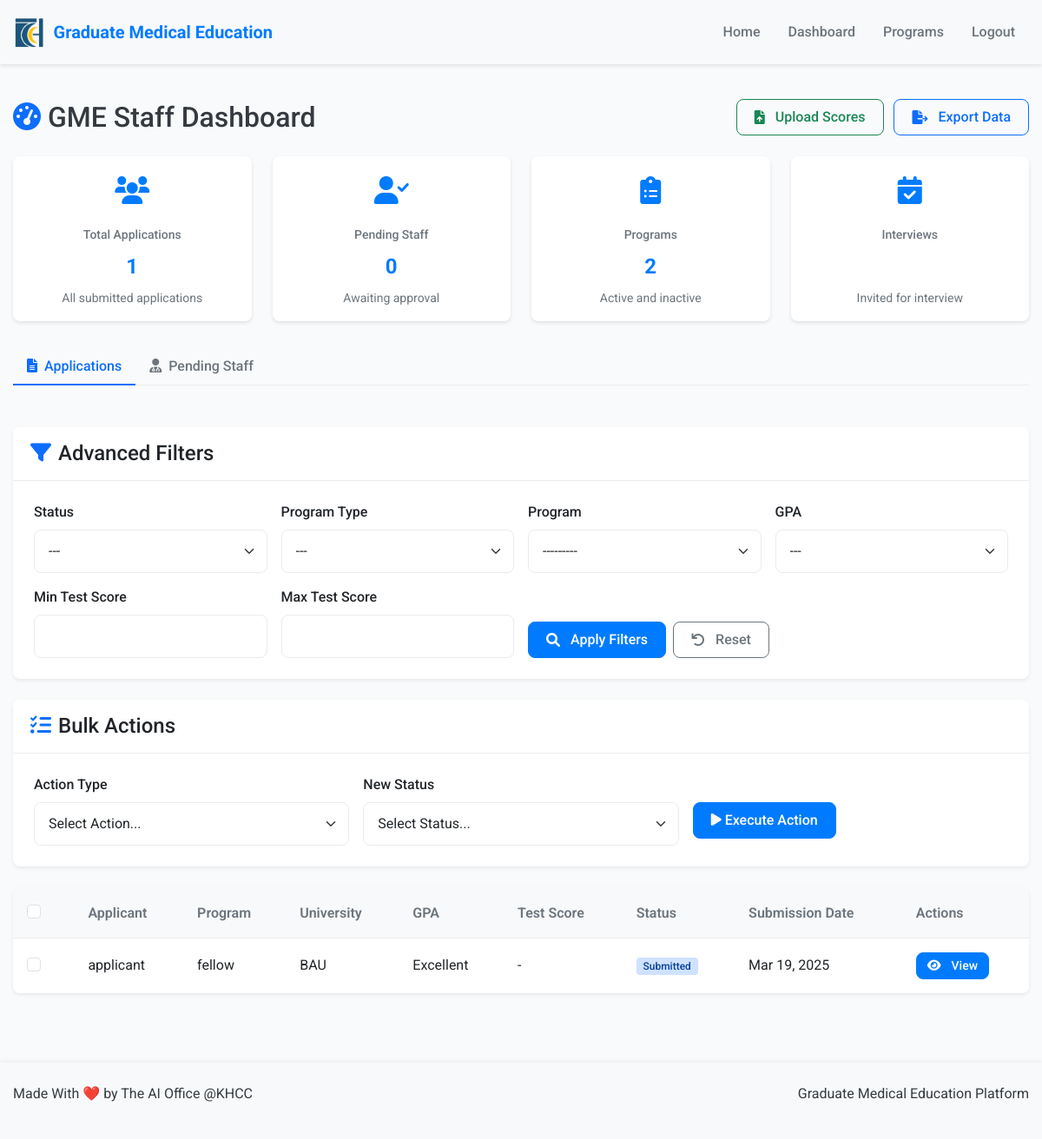
/dashboard/ (signed in), run on an earlier commit of the app's database.
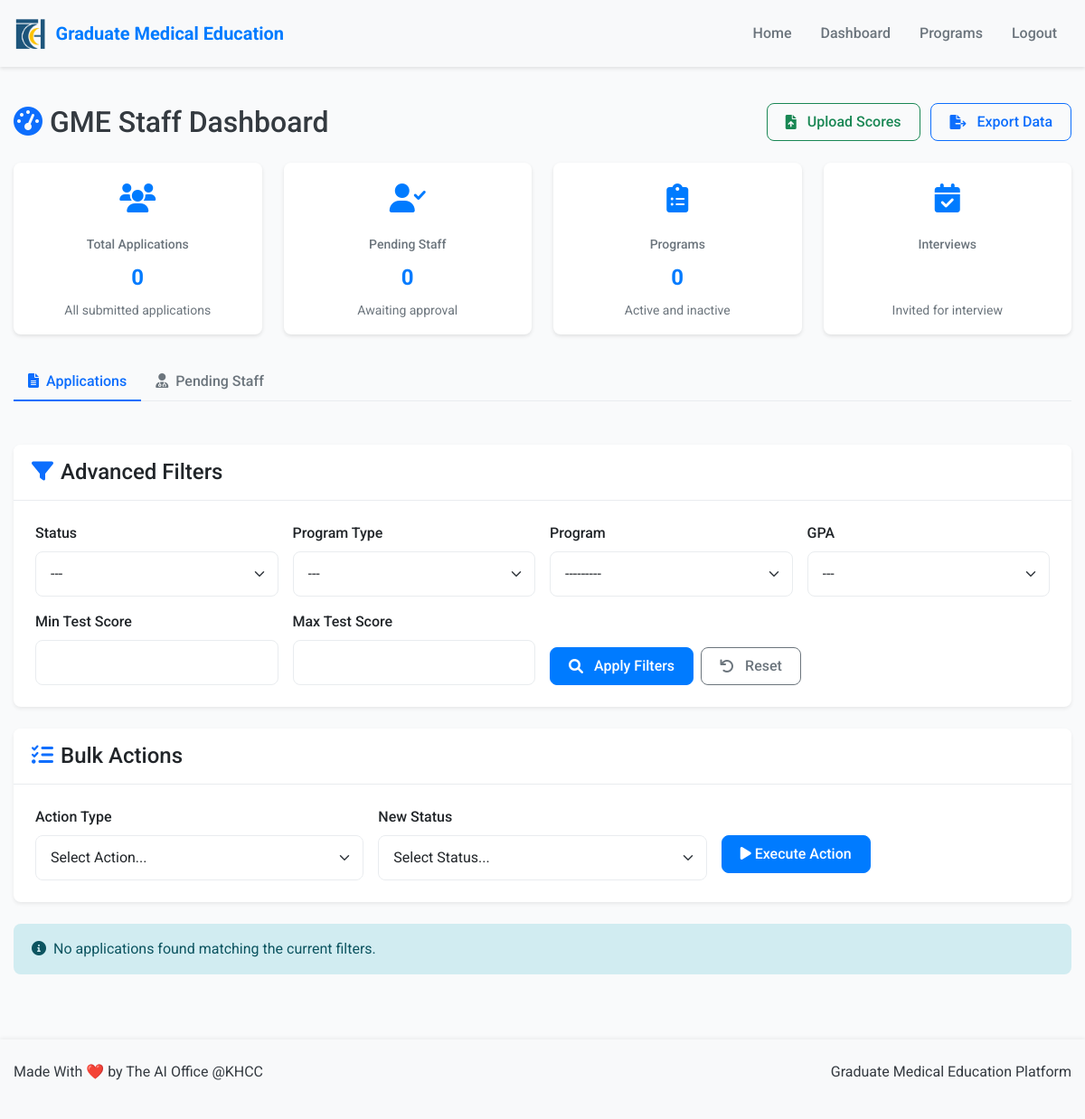
And on a later commit of the database.
### users/models.py (models this page shows, shortened)
class Application(models.Model):
    STATUS_CHOICES = (
        ('DRAFT', 'Draft'),
        ('SUBMITTED', 'Submitted'),
        ('ELIGIBLE', 'Eligible'),
        ('NOT_ELIGIBLE', 'Not Eligible'),
        ('APPROVED', 'Approved'),
        ('REJECTED', 'Rejected'),
        ('WAIT_LISTED', 'Waitlisted'),
        ('INVITED_FOR_INTERVIEW', 'Invited for Interview'),
    )
    GPA_CHOICES = (
        ('SATISFACTORY', 'Satisfactory'),
        ('GOOD', 'Good'),
        ('VERY_GOOD', 'Very Good'),
        ('EXCELLENT', 'Excellent'),
    )
    applicant = models.ForeignKey(User, on_delete=models.CASCADE, related_name='applications')
    program = models.ForeignKey(Program, on_delete=models.CASCADE, related_name='applications')
    university_name = models.CharField(max_length=100)
    gpa = models.CharField(max_length=20, choices=GPA_CHOICES)
    final_score = models.DecimalField(max_digits=5, decimal_places=2, null=True, blank=True)
    final_score_submitted = models.BooleanField(default=False)
    final_score_notes = models.TextField(blank=True)
    final_score_submitted_at = models.DateTimeField(null=True, blank=True)
    def national_id_upload_path(instance, filename):
        ext = filename.split('.')[-1]
        filename = f"{instance.applicant.username}_{uuid4().hex}.{ext}"
        return os.path.join('documents', 'national_id', filename)
    def cv_upload_path(instance, filename):
        ext = filename.split('.')[-1]
        filename = f"{instance.applicant.username}_{uuid4().hex}.{ext}"
        return os.path.join('documents', 'cv', filename)
    def payment_upload_path(instance, filename):
        ext = filename.split('.')[-1]
        filename = f"{instance.applicant.username}_{uuid4().hex}.{ext}"
        return os.path.join('documents', 'payment', filename)
    def certificate_upload_path(instance, filename):
        ext = filename.split('.')[-1]
        filename = f"{instance.applicant.username}_{uuid4().hex}.{ext}"
        return os.path.join('documents', 'certificates', filename)
    def board_certification_upload_path(instance, filename):
        ext = filename.split('.')[-1]
        filename = f"{instance.applicant.username}_{uuid4().hex}.{ext}"
        return os.path.join('documents', 'board_certification', filename)
    national_id_document = models.FileField(upload_to=national_id_upload_path)
    cv = models.FileField(upload_to=cv_upload_path)
    payment_receipt = models.FileField(upload_to=payment_upload_path, null=True, blank=True)
    university_certificate = models.FileField(upload_to=certificate_upload_path, null=True, blank=True)
    board_certification = models.FileField(upload_to=board_certification_upload_path, null=True, blank=True)
    status = models.CharField(max_length=25, choices=STATUS_CHOICES, default='SUBMITTED')
    created_at = models.DateTimeField(auto_now_add=True)
    updated_at = models.DateTimeField(auto_now=True)
    class Meta:
        unique_together = ('applicant', 'program')

class User(AbstractUser):
    USER_TYPE_CHOICES = (
        ('GME_STAFF', 'GME Staff'),
        ('PROGRAM_DIRECTOR', 'Program Director'),
        ('INTERVIEWER', 'Interviewer'),
        ('APPLICANT', 'Applicant'),
    )
    user_type = models.CharField(max_length=20, choices=USER_TYPE_CHOICES)
    phone_number = models.CharField(max_length=15, blank=True)
    is_approved = models.BooleanField(default=False)
    program = models.ForeignKey('Program', on_delete=models.SET_NULL, null=True, blank=True, related_name='staff_members')

class Program(models.Model):
    PROGRAM_TYPE_CHOICES = (
        ('RESIDENCY', 'Residency'),
        ('FELLOWSHIP', 'Fellowship'),
    )
    STATUS_CHOICES = (
        ('ACTIVE', 'Active'),
        ('INACTIVE', 'Inactive'),
    )
    name = models.CharField(max_length=100, validators=[MinLengthValidator(3)])
    program_type = models.CharField(max_length=20, choices=PROGRAM_TYPE_CHOICES)
    start_date = models.DateField()
    end_date = models.DateField()
    status = models.CharField(max_length=10, choices=STATUS_CHOICES, default='ACTIVE')
    capacity = models.PositiveIntegerField(null=True, blank=True)
    def __str__(self):
        return f"{self.name} ({self.get_program_type_display()})"

### users/views.py (the view)
    def _wrapped_view(request, *args, **kwargs):
        if not request.user.is_authenticated:
            return redirect('login')
        allowed = False
        view_name = request.resolver_match.url_name
        user_type = request.user.user_type
        role_access_map = {
            'dashboard': ['GME_STAFF'],
            'applicant_dashboard': ['APPLICANT'],
            'interviewer_dashboard': ['INTERVIEWER', 'PROGRAM_DIRECTOR'],
            'director_dashboard': ['PROGRAM_DIRECTOR'],
            'manage_programs': ['GME_STAFF'],
            'approve_staff': ['GME_STAFF'],
            'conduct_interview': ['INTERVIEWER', 'PROGRAM_DIRECTOR'],
            'view_interview_results': ['PROGRAM_DIRECTOR'],
            'submit_final_score': ['PROGRAM_DIRECTOR'],
            'director_bulk_update': ['PROGRAM_DIRECTOR'],
            'view_application': ['GME_STAFF'],
            'edit_program': ['GME_STAFF'],
            'delete_program': ['GME_STAFF'],
            'update_application_status': ['GME_STAFF'],
            'create_program': ['GME_STAFF'],
            'bulk_update_status': ['GME_STAFF'],
            'upload_scores': ['GME_STAFF'],
            'process_scores': ['GME_STAFF'],
            'export_applications': ['GME_STAFF'],
            'bulk_send_email': ['GME_STAFF'],
            'bulk_actions': ['GME_STAFF'],
            'edit_application': ['APPLICANT'],
            'submit_draft': ['APPLICANT']
        }
        if view_name in role_access_map:
            allowed = user_type in role_access_map[view_name]
        if not allowed:
            raise PermissionDenied("You don't have permission to access this page.")
        return view_func(request, *args, **kwargs)

### users/forms.py
class AdvancedFilterForm(forms.Form):
    STATUS_CHOICES = [('', '---')] + [(status, label) for status, label in Application.STATUS_CHOICES if status != 'DRAFT']
    PROGRAM_TYPE_CHOICES = [('', '---')] + list(Program.PROGRAM_TYPE_CHOICES)
    GPA_CHOICES = [('', '---')] + list(Application.GPA_CHOICES)
    status = forms.ChoiceField(choices=STATUS_CHOICES, required=False)
    program_type = forms.ChoiceField(choices=PROGRAM_TYPE_CHOICES, required=False)
    program = forms.ModelChoiceField(queryset=Program.objects.all(), required=False)
    gpa = forms.ChoiceField(choices=GPA_CHOICES, required=False)
    min_test_score = forms.IntegerField(required=False, min_value=0)
    max_test_score = forms.IntegerField(required=False, min_value=0)
    def __init__(self, *args, **kwargs):
        super().__init__(*args, **kwargs)
        self.fields['program'].queryset = Program.objects.filter(status='ACTIVE')

### users/templates/users/dashboard.html (shortened to what the changed rows need)
{% extends 'users/base.html' %}
{% load widget_tweaks %}
{% block content %}
<div class="fade-in">
    <div class="d-flex justify-content-between align-items-center mb-4">
        <h2 class="mb-0"><i class="fas fa-tachometer-alt me-2 text-primary"></i>GME Staff Dashboard</h2>
    </div>
    <div class="stats-container">
        <div class="stat-card">
            <div class="stat-icon"><i class="fas fa-users"></i></div>
            <div class="stat-title">Total Applications</div>
            <div class="stat-value">{{ applications.count }}</div>
            <div class="stat-description">All submitted applications</div>
        </div>
        <div class="stat-card">
            <div class="stat-icon"><i class="fas fa-clipboard-list"></i></div>
            <div class="stat-title">Programs</div>
            <div class="stat-value">{{ programs.count }}</div>
            <div class="stat-description">Active and inactive</div>
        </div>
    </div>
    <div class="tab-content" id="staffTabsContent">
        <div class="tab-pane fade show active" id="applications" role="tabpanel" aria-labelledby="applications-tab">
            <form method="post" action="{% url 'bulk_update_status' %}" id="bulkActionForm">
                <div class="card shadow-sm mb-4">
                    <div class="card-header">
                    </div>
                    <div class="card-body">
                    </div>
                </div>
                {% if applications %}
                    <div class="table-container">
                        <div class="table-responsive">
                            <table class="table table-hover">
                                <thead>
                                    <tr>
                                        <th>
                                            <div class="form-check">
                                                <input class="form-check-input" type="checkbox" id="selectAll">
                                            </div>
                                        </th>
                                        <th>Applicant</th>
                                        <th>Program</th>
                                        <th>University</th>
                                        <th>GPA</th>
                                        <th>Test Score</th>
                                        <th>Status</th>
                                        <th>Submission Date</th>
                                        <th>Actions</th>
                                    </tr>
                                </thead>
                                <tbody>
                                    {% for application in applications %}
                                        <tr>
                                            <td>
                                                <div class="form-check">
                                                    <input class="form-check-input application-checkbox" type="checkbox" name="application_ids" value="{{ application.id }}">
                                                </div>
                                            </td>
                                            <td>{{ application.applicant.username }}</td>
                                            <td>{{ application.program.name }}</td>
                                            <td>{{ application.university_name }}</td>
                                            <td>{{ application.get_gpa_display }}</td>
                                            <td>
                                                {% if application.interviews.exists %}
                                                    {% with test_score=None %}
                                                        {% for interview in application.interviews.all %}
                                                            {% if interview.interviewer.user_type == 'GME_STAFF' and not test_score %}
                                                                {{ interview.test_score }}
                                                            {% endif %}
                                                        {% endfor %}
                                                    {% endwith %}
                                                {% else %}
                                                    -
                                                {% endif %}
                                            </td>
                                            <td>
                                                {% if application.status == 'SUBMITTED' %}
                                                    <span class="status-badge status-submitted">Submitted</span>
                                                {% elif application.status == 'ELIGIBLE' %}
                                                    <span class="status-badge status-eligible">Eligible</span>
                                                {% elif application.status == 'NOT_ELIGIBLE' %}
                                                    <span class="status-badge status-not-eligible">Not Eligible</span>
                                                {% elif application.status == 'APPROVED' %}
                                                    <span class="status-badge status-approved">Approved</span>
                                                {% elif application.status == 'REJECTED' %}
                                                    <span class="status-badge status-rejected">Rejected</span>
                                                {% elif application.status == 'INVITED_FOR_INTERVIEW' %}
                                                    <span class="status-badge status-invited">Invited for Interview</span>
                                                {% elif application.status == 'DRAFT' %}
                                                    <span class="status-badge status-draft">Draft</span>
                                                {% endif %}
                                            </td>
                                            <td>{{ application.created_at|date:"M d, Y" }}</td>
                                            <td>
                                                <a href="{% url 'view_application' application.id %}" class="btn btn-sm btn-primary">
                                                    <i class="fas fa-eye me-1"></i>View
                                                </a>
                                            </td>
                                        </tr>
                                    {% endfor %}
                                </tbody>
                            </table>
                        </div>
                    </div>
                {% else %}
                    <div class="alert alert-info">
                        <i class="fas fa-info-circle me-2"></i>No applications found matching the current filters.
                    </div>
                {% endif %}
            </form>
        </div>
    </div>
</div>
{% endblock %}

What changed in the data, as far as the page shows it:
removed Application: applicant.username "applicant", program.name "fellow", university_name "BAU", gpa "Excellent", status "Submitted", created_at "Mar 19, 2025"
Also different on the page:
{{ applications.count }}: "1" → "0"
{{ programs.count }}: "2" → "0"
form field value: "☐" → (not shown)
text no longer shown: "Applicant Program University GPA Test Score Status Submission Date Actions"
text now shown: "No applications found matching the current filters."
